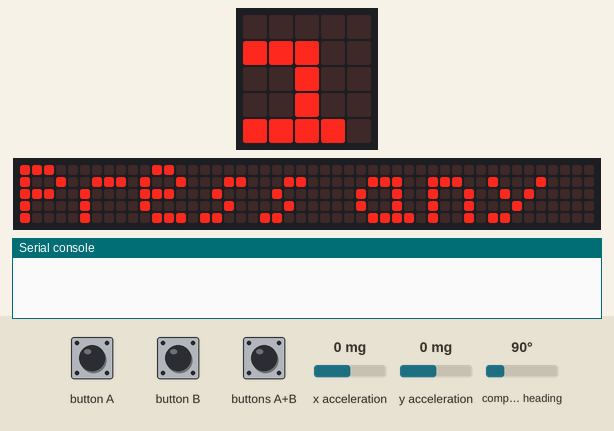
Recording of a program running on a simulated BBC micro:bit running MicroPython. On the bench: the board's 5×5 LED display, a strip that is not on the board, showing the scrolling text unrolled, the last lines printed to the serial console. The test bench sets the inputs (shaded band); at power-on: x acceleration 0 mg, y acceleration 0 mg, compass heading 90°. Random numbers come from a fixed seed; the 48×5 strip is a reading aid, not a part: it shows the text the display is scrolling, unrolled, one strip-width of it at a time; the compass is already calibrated.

Above: at 5.0 s.
5.1 s: button A pressed for 0.15 s
At 8.1 s:
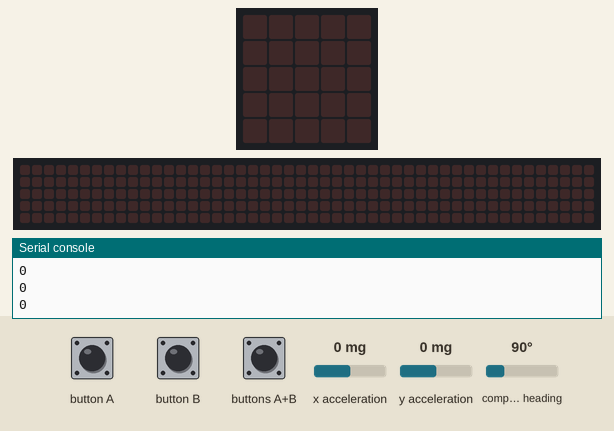
8.8 s: button B pressed for 3.2 s
At 12.07 s:
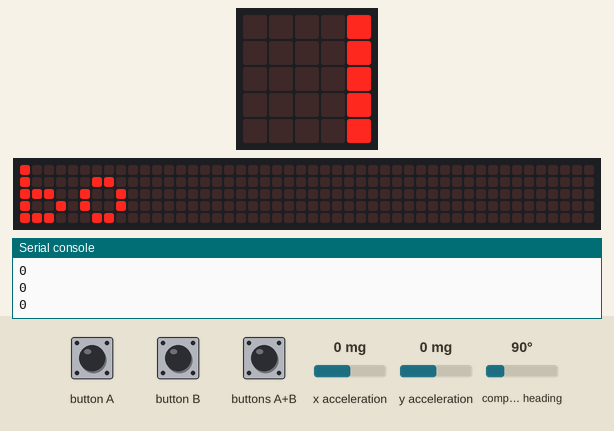
12.6 s: button A driven LOW and button B driven LOW
At 14.9 s:
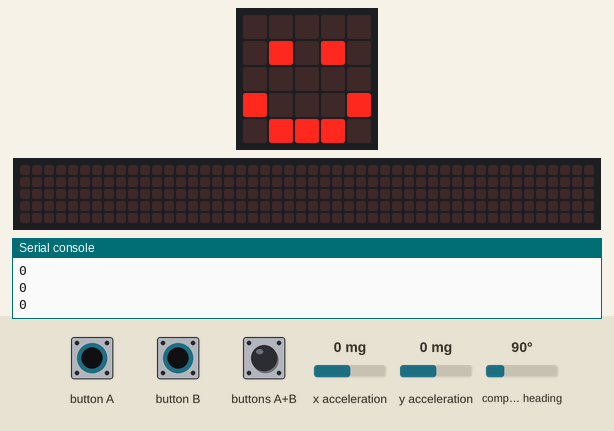

Measured:
- what the display in image 3 shows lasts 1.0 s, from 14.1 s to 15.1 s

The program:

bopit.py
```python
# Import required modules
from microbit import compass, display, accelerometer, sleep, button_a, button_b, running_time, Image
import random

commands = ["bop it", "twist it", "shake it", "tilt it"]
score = 0
WAIT_TIME = 2000

if not compass.is_calibrated():
    compass.calibrate()

#display.scroll("BOP IT")

display.scroll('Press any button to play', wait=False, loop=True)
while True:
    if button_a.is_pressed() or button_b.is_pressed():
        display.clear()
        while button_a.is_pressed() or button_b.is_pressed():
            sleep(0.1)
        break

while True:

    while True:
        command = random.choice(commands)
        display.scroll(command[:2])

        start = running_time()
        diff = 0
        correct = False

        # Get current state for comparison
        start_bearing  = compass.heading()
        start_x = accelerometer.get_x()
        start_y = accelerometer.get_y()
        while diff < WAIT_TIME:

            if command == "bop it":
                if button_a.is_pressed() and button_b.is_pressed():
                    correct = True
                    break
            elif command == "twist it":
                print (abs(compass.heading() - start_bearing))
                if abs(compass.heading() - start_bearing) >= 90:
                    correct = True
                    break
            elif command == "shake it":
                if accelerometer.current_gesture() == "shake":
                    correct = True
                    break
            elif command == "tilt it":
                if abs(start_x - accelerometer.get_x()) >= 100 or abs(start_y - accelerometer.get_y()) >= 100:
                    correct = True
                    break

            diff = running_time() - start

        if correct:
            display.show(Image.HAPPY)
            score += 1

            if score % 5 == 0:
                WAIT_TIME *= 0.9

            sleep(1000)
        else:
            display.show(Image.SAD)
            sleep(1000)
            break

    display.scroll("Score: %d" % score, wait=False, loop=True)

    while True:
        if button_a.is_pressed() or button_b.is_pressed():
            while button_a.is_pressed() or button_b.is_pressed():
                sleep(0.1)
            display.clear()
            score = 0
            break
```
